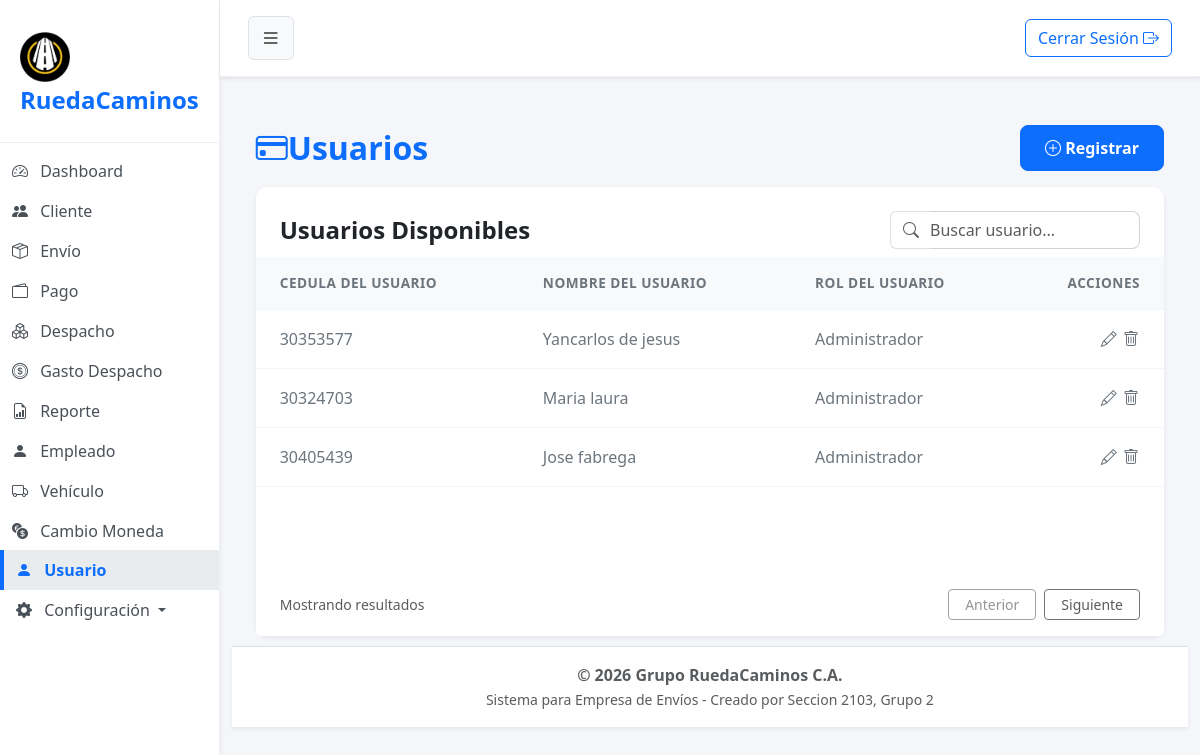
/?url=usuario (signed in), run on the app's committed database.
### tables this page shows
CREATE TABLE `usuario` (
  `cod_usuario` int(11) NOT NULL,
  `nombre` varchar(20) NOT NULL,
  `cedula` int(9) NOT NULL,
  `password` varchar(255) NOT NULL,
  `cod_rol` int(1) NOT NULL,
  `estado` tinyint(1) NOT NULL
);

CREATE TABLE `rol` (
  `cod_rol` int(1) NOT NULL,
  `nombre` varchar(20) NOT NULL,
  `estado` tinyint(1) NOT NULL
);

### app/controller/usuarioController.php (called while the page is built, shortened)
<?php
$usuario = new Usuario();
$registros = $usuario->obt_RegistrosUsuario();
include 'app/view/layout/header.php';
include 'app/view/usuario/usuarioView.php';
include 'app/view/layout/footer.php';

### index.php (called while the page is built, shortened)
<?php
    $frontController = new FrontController();
?>

### app/config/Conexion.php (called while the page is built, shortened)
<?php
abstract class Conexion
{
    public $host = "localhost";
    public $namedb = "grupo_ruedacaminos";
    public $userdb = "root";
    public $passwd = "";
    public function __construct()
    {
        $this->conexion = $this->getConnection();
    }
    public function getConnection(): PDO
    {
        try {
            $dsn = "mysql:host=" . $this->host . ";dbname=" . $this->namedb . ";charset=utf8";
            $conexion = new PDO($dsn, $this->userdb, $this->passwd);
            $conexion->setAttribute(PDO::ATTR_ERRMODE, PDO::ERRMODE_EXCEPTION);
        } catch (PDOException $error) {
            die('No se pudo conectar a la base de datos, error:' . $error->getMessage());
        }
        return $conexion;
    }
}

### app/model/Usuario.php (called while the page is built, shortened)
<?php
class Usuario extends Conexion
{
    public function obt_RegistrosUsuario()
    {
        try {
            $sentencia = "SELECT usuario.*, rol.nombre
            AS nombre_rol
            FROM usuario
            INNER JOIN rol
            ON usuario.cod_rol= rol.cod_rol
            WHERE usuario.estado=1";
            $select = $this->conexion->prepare($sentencia);
            $select->execute();
            return $select->fetchAll(\PDO::FETCH_ASSOC);
        } catch (\PDOException $e) {
            return [];
        }
    }
}

### app/view/Usuario/componentes/tabla.php (the view, shortened to what this page needs)
<div class="card-body p-0">
    <div class="table-responsive">
        <table class="table table-hover align-middle mb-0">
            <thead class="table-light table-header-custom">
                <tr>
                    <th class="ps-4">CEDULA DEL USUARIO</th>
                    <th class="ps-4">NOMBRE DEL USUARIO</th>
                    <th class="ps-4">ROL DEL USUARIO</th>
                    <th class="text-end pe-4">ACCIONES</th>
                </tr>
            </thead>
            <tbody>
                <?php foreach ($registros as $dato): ?>
                    <tr>
                        <td class="ps-4 fw-medium text-secondary"><?= $dato['cedula']; ?></td>
                        <td class="ps-4 fw-medium text-secondary"><?= $dato['nombre']; ?></td>
                        <td class="ps-4 fw-medium text-secondary"><?= $dato['nombre_rol']; ?></td>
                        <td class="text-end pe-4">
                            <button type="button" class="btn btn-link text-secondary p-0 m-0 align-baseline" title="Actualizar" data-bs-toggle="modal" data-bs-target="#actualizarUsuario"
                                datos-cod-usuario="<?php echo $dato['cod_usuario']; ?>"
                                datos-nombre="<?php echo $dato['nombre']; ?>"
                                datos-cedula="<?php echo $dato['cedula']; ?>"
                                datos-password="<?php echo $dato['password']; ?>"
                                datos-cod-rol="<?php echo $dato['cod_rol']; ?>">
                                <i class="bi bi-pencil"></i>
                            </button>
                            <form action="#" id="formEliminar" method="POST" style="display: inline;">
                                <fieldset style="display: inline;">
                                    <button type="submit" name="tipoSolicitud" value="eliminar" class="btn btn-link text-secondary p-0 m-0 align-baseline" title="Eliminar" onclick="return confirm('¿Está seguro de eliminar este usuario?');"> <i class="bi bi-trash"></i>
                                    </button>
                                </fieldset>
                            </form>
                        </td>
                    </tr>
                <?php endforeach; ?>
            </tbody>
        </table>
    </div>
</div>

### assets/css/styles.css (style rules this page uses)
body { background-color: #f4f6f9; font-family: "Segoe UI", Tahoma, Geneva, Verdana, sans-serif; overflow-x: hidden; }
.table> :not(caption)>*>* { padding: 1rem 0.75rem; border-bottom-color: #f1f5f9; }
.table-header-custom th { color: #6c757d; font-weight: 600; font-size: 0.85rem; letter-spacing: 0.5px; }

### data on the page
usuario: cedula "30353577", nombre "Yancarlos de jesus", cod_rol.nombre "Administrador"
usuario: cedula "30324703", nombre "Maria laura", cod_rol.nombre "Administrador"
usuario: cedula "30405439", nombre "Jose fabrega", cod_rol.nombre "Administrador"
